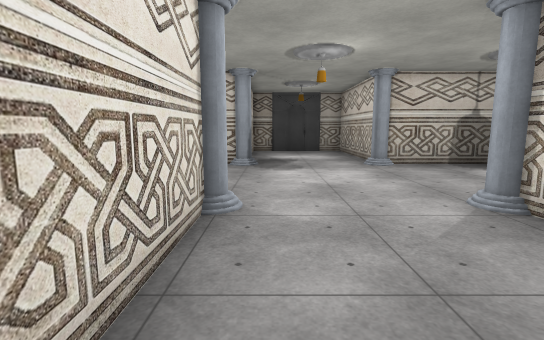
View 1 (above)

12 first-person views from a walk through a scene from a Unity 3-D project. The camera is 1.5 m above the floor, tilts 8° down and sees 85° across. The floor is counted in squares, 1 m on a side. Each view is taken from the middle of a square. On the plan, view 1 faces up. The plan holds only what a view shows up to about 15 squares ahead; the rest is blank. The place goes on beyond the plan. Some animated figures are not drawn. Some surface patterns are stand-ins.

View 2
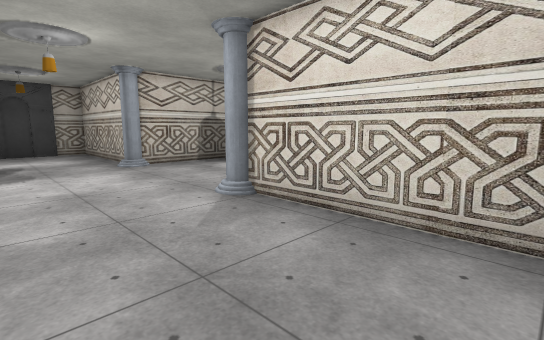

View 3
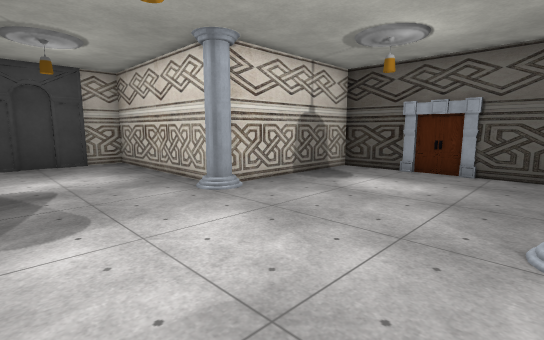

View 4
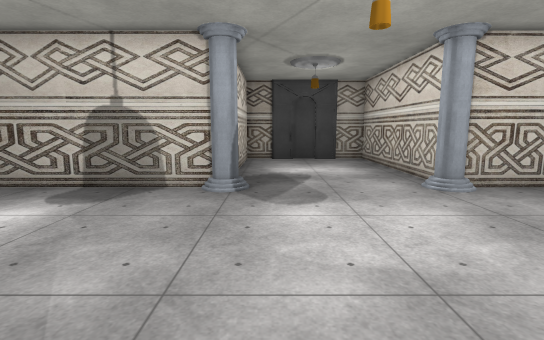

View 5
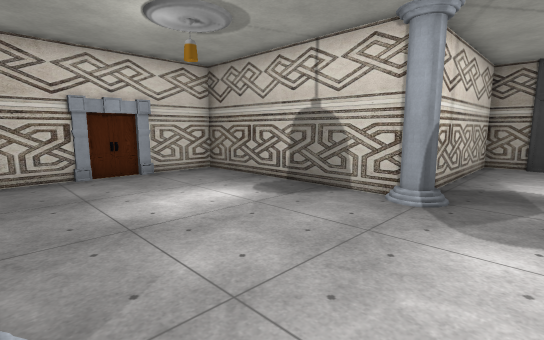

View 6
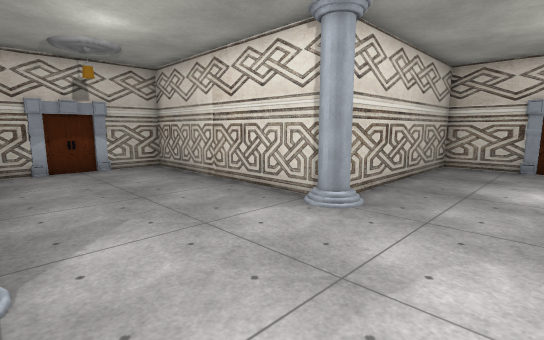

View 7
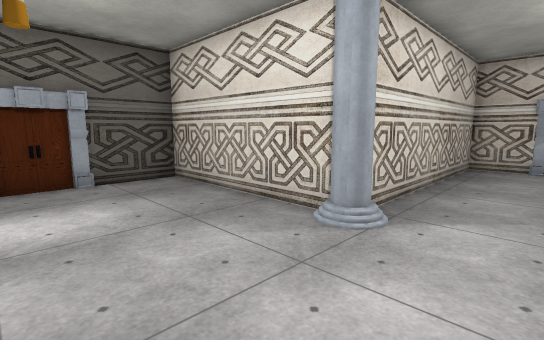

View 8
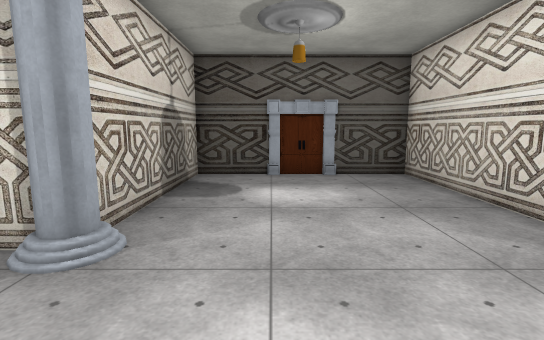

View 9
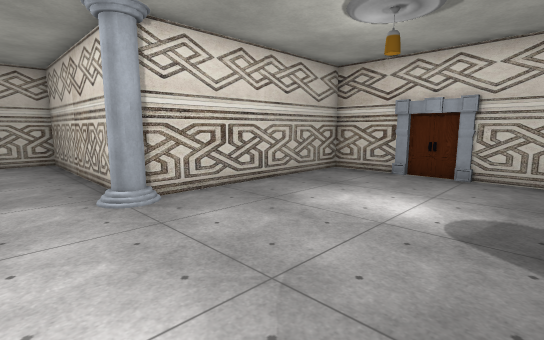

View 10
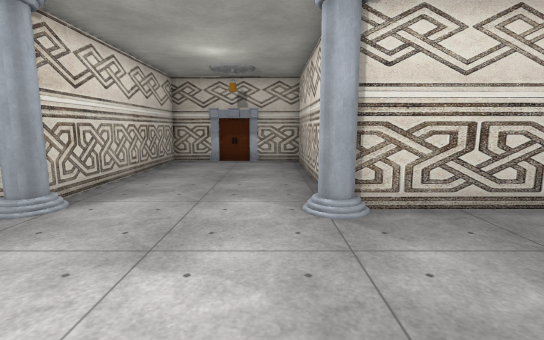

View 11
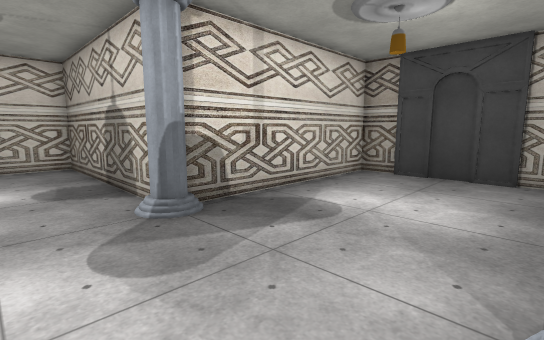

View 12
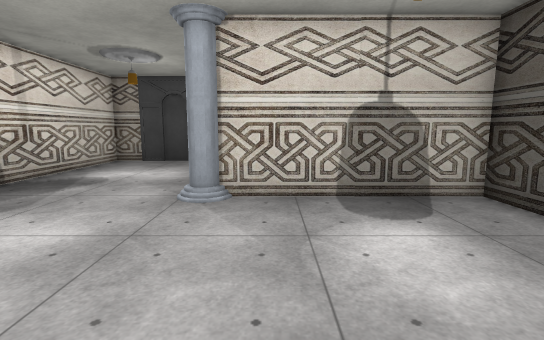

### Floor plan
Points are (right, up) in squares from view 1. A wall is a line through its corners. A room is listed if a view was taken in it or the views show most of it. See-through windows are left out.
Room 1 (views 1, 2, 3, 4, 5, 6, 7, 8, 9, 10, 11, 12)
walls: (-1.2, 5.4) (-1.2, -2.7) (0.6, -2.7); (-1.5, 12.4) (-8.9, 12.4) (-8.9, 8.4); (4.9, 5.6) (10.7, 5.6) (10.7, 7.6); (4.5, 12.9) (4.5, 19.8) (-1.2, 19.8) (-1.2, 12.9); (10.7, 8.4) (10.7, 12.4) (4.8, 12.4); (-8.9, 7.6) (-8.9, 5.6) (-1.5, 5.6); (1.4, -2.7) (4.5, -2.7) (4.5, 5.4)
objects: other object (-1, 6); other object (-1, 12); other object (5, 6); other object (5, 12); other object (11, 8)

Where each view was taken, in squares from view 1:
view 1: 0 up, 0 right, facing up
view 2: 0 up, 0 right, facing up-right
view 3: 6 up, 0 right, facing up-right
view 4: 5 up, 0 right, facing up
view 5: 6 up, 1 right, facing up-left
view 6: 9 up, 4 right, facing down-left
view 7: 10 up, 2 right, facing down-right
view 8: 10 up, 1 right, facing right
view 9: 12 up, 1 right, facing down-left
view 10: 11 up, 0 right, facing down
view 11: 10 up, 4 right, facing up-left
view 12: 6 up, 6 right, facing up
